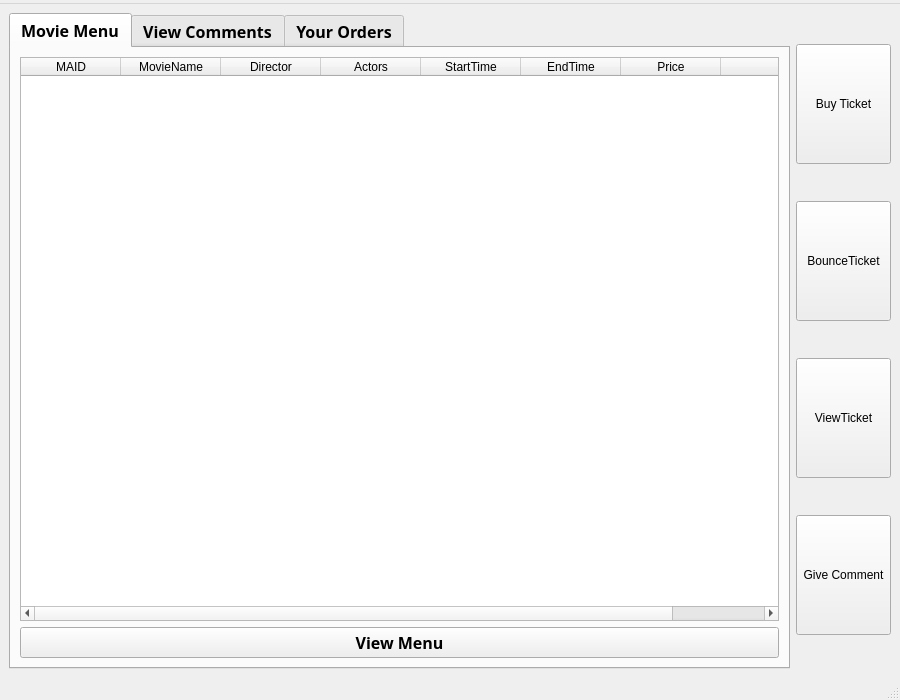
<?xml version="1.0" encoding="UTF-8"?>
<ui version="4.0">
 <class>MainWindow</class>
 <widget class="QMainWindow" name="MainWindow">
  <property name="geometry">
   <rect>
    <x>0</x>
    <y>0</y>
    <width>900</width>
    <height>700</height>
   </rect>
  </property>
  <property name="windowTitle">
   <string>MDCinema</string>
  </property>
  <widget class="QWidget" name="centralwidget">
   <layout class="QHBoxLayout" name="horizontalLayout_5">
    <item>
     <widget class="QTabWidget" name="tabWidget">
      <property name="font">
       <font>
        <family>Agency FB</family>
        <pointsize>12</pointsize>
        <weight>75</weight>
        <bold>true</bold>
       </font>
      </property>
      <property name="currentIndex">
       <number>0</number>
      </property>
      <widget class="QWidget" name="tab_2">
       <attribute name="title">
        <string>Movie Menu</string>
       </attribute>
       <layout class="QVBoxLayout" name="verticalLayout_2">
        <item>
         <widget class="QTableWidget" name="tableWidgetMovieMenu">
          <column>
           <property name="text">
            <string>MAID</string>
           </property>
          </column>
          <column>
           <property name="text">
            <string>MovieName</string>
           </property>
          </column>
          <column>
           <property name="text">
            <string>Director</string>
           </property>
          </column>
          <column>
           <property name="text">
            <string>Actors</string>
           </property>
          </column>
          <column>
           <property name="text">
            <string>StartTime</string>
           </property>
          </column>
          <column>
           <property name="text">
            <string>EndTime</string>
           </property>
          </column>
          <column>
           <property name="text">
            <string>Price</string>
           </property>
          </column>
          <column>
           <property name="text">
            <string/>
           </property>
          </column>
         </widget>
        </item>
        <item>
         <widget class="QPushButton" name="pushButton_ViewMenu">
          <property name="text">
           <string>View Menu</string>
          </property>
          <property name="icon">
           <iconset>
            <normaloff>MDCinema/Image/鱼子酱.png</normaloff>MDCinema/Image/鱼子酱.png</iconset>
          </property>
          <property name="iconSize">
           <size>
            <width>40</width>
            <height>40</height>
           </size>
          </property>
         </widget>
        </item>
       </layout>
      </widget>
      <widget class="QWidget" name="tab_4">
       <attribute name="title">
        <string>View Comments</string>
       </attribute>
       <layout class="QVBoxLayout" name="verticalLayout_5">
        <item>
         <widget class="QLineEdit" name="lineEdit_viewcommentMAID">
          <property name="placeholderText">
           <string>Please Enter the MAID </string>
          </property>
         </widget>
        </item>
        <item>
         <widget class="QTableWidget" name="tableWidget">
          <attribute name="horizontalHeaderDefaultSectionSize">
           <number>230</number>
          </attribute>
          <column>
           <property name="text">
            <string>Users</string>
           </property>
          </column>
          <column>
           <property name="text">
            <string>MovieName</string>
           </property>
          </column>
          <column>
           <property name="text">
            <string>Comments</string>
           </property>
          </column>
         </widget>
        </item>
        <item>
         <widget class="QPushButton" name="pushButton_viewComments">
          <property name="text">
           <string>View Comments</string>
          </property>
          <property name="icon">
           <iconset>
            <normaloff>MDCinema/Image/口香糖.png</normaloff>MDCinema/Image/口香糖.png</iconset>
          </property>
          <property name="iconSize">
           <size>
            <width>40</width>
            <height>40</height>
           </size>
          </property>
         </widget>
        </item>
       </layout>
      </widget>
      <widget class="QWidget" name="tab_3">
       <attribute name="title">
        <string>Your Orders</string>
       </attribute>
       <layout class="QVBoxLayout" name="verticalLayout_3">
        <item>
         <widget class="QTableWidget" name="tableWidget_Tickets">
          <attribute name="horizontalHeaderDefaultSectionSize">
           <number>142</number>
          </attribute>
          <column>
           <property name="text">
            <string>MAID</string>
           </property>
          </column>
          <column>
           <property name="text">
            <string>MovieName</string>
           </property>
          </column>
          <column>
           <property name="text">
            <string>StartTime</string>
           </property>
          </column>
          <column>
           <property name="text">
            <string>EndTime</string>
           </property>
          </column>
          <column>
           <property name="text">
            <string>Price</string>
           </property>
          </column>
         </widget>
        </item>
        <item>
         <widget class="QPushButton" name="pushButton_viewTickets">
          <property name="text">
           <string>View Tickets</string>
          </property>
          <property name="icon">
           <iconset>
            <normaloff>MDCinema/Image/果冻.png</normaloff>MDCinema/Image/果冻.png</iconset>
          </property>
          <property name="iconSize">
           <size>
            <width>40</width>
            <height>40</height>
           </size>
          </property>
         </widget>
        </item>
       </layout>
      </widget>
     </widget>
    </item>
    <item>
     <layout class="QVBoxLayout" name="verticalLayout_4">
      <item>
       <widget class="QToolButton" name="toolButton_BuyTicket">
        <property name="maximumSize">
         <size>
          <width>120</width>
          <height>120</height>
         </size>
        </property>
        <property name="text">
         <string>Buy Ticket</string>
        </property>
        <property name="icon">
         <iconset>
          <normaloff>MDCinema/Image/爆米花.png</normaloff>MDCinema/Image/爆米花.png</iconset>
        </property>
        <property name="iconSize">
         <size>
          <width>40</width>
          <height>40</height>
         </size>
        </property>
        <property name="toolButtonStyle">
         <enum>Qt::ToolButtonTextUnderIcon</enum>
        </property>
       </widget>
      </item>
      <item>
       <widget class="QToolButton" name="toolButton_bounceTickets">
        <property name="maximumSize">
         <size>
          <width>120</width>
          <height>120</height>
         </size>
        </property>
        <property name="text">
         <string>BounceTicket</string>
        </property>
        <property name="icon">
         <iconset>
          <normaloff>MDCinema/Image/奶酪.png</normaloff>MDCinema/Image/奶酪.png</iconset>
        </property>
        <property name="iconSize">
         <size>
          <width>40</width>
          <height>40</height>
         </size>
        </property>
        <property name="toolButtonStyle">
         <enum>Qt::ToolButtonTextUnderIcon</enum>
        </property>
       </widget>
      </item>
      <item>
       <widget class="QToolButton" name="toolButton_viewTicket">
        <property name="maximumSize">
         <size>
          <width>120</width>
          <height>120</height>
         </size>
        </property>
        <property name="text">
         <string>ViewTicket</string>
        </property>
        <property name="icon">
         <iconset>
          <normaloff>MDCinema/Image/华夫饼.png</normaloff>MDCinema/Image/华夫饼.png</iconset>
        </property>
        <property name="iconSize">
         <size>
          <width>40</width>
          <height>40</height>
         </size>
        </property>
        <property name="toolButtonStyle">
         <enum>Qt::ToolButtonTextUnderIcon</enum>
        </property>
       </widget>
      </item>
      <item>
       <widget class="QToolButton" name="toolButton_giveComments">
        <property name="maximumSize">
         <size>
          <width>120</width>
          <height>120</height>
         </size>
        </property>
        <property name="text">
         <string>Give Comment</string>
        </property>
        <property name="icon">
         <iconset>
          <normaloff>MDCinema/Image/冰块.png</normaloff>MDCinema/Image/冰块.png</iconset>
        </property>
        <property name="iconSize">
         <size>
          <width>40</width>
          <height>40</height>
         </size>
        </property>
        <property name="toolButtonStyle">
         <enum>Qt::ToolButtonTextUnderIcon</enum>
        </property>
       </widget>
      </item>
     </layout>
    </item>
   </layout>
  </widget>
  <widget class="QMenuBar" name="menubar">
   <property name="geometry">
    <rect>
     <x>0</x>
     <y>0</y>
     <width>900</width>
     <height>22</height>
    </rect>
   </property>
   <widget class="QMenu" name="menuwenjian">
    <property name="title">
     <string/>
    </property>
   </widget>
   <addaction name="menuwenjian"/>
  </widget>
  <widget class="QStatusBar" name="statusbar"/>
 </widget>
 <resources/>
 <connections/>
</ui>
